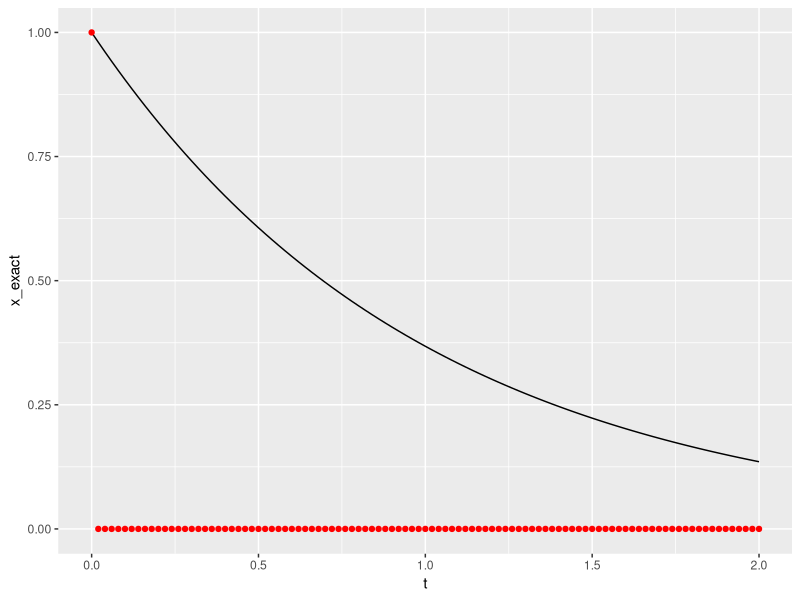

Reproduce this figure in R. (Note: this script raises an error after producing the figure.)
## ---- chunk 1
knitr::opts_chunk$set(echo = TRUE)
## ---- chunk 2
library(ggplot2)
f <- function(x, t) {
  return(-1*x)
}

x0 <- 1
t <- 2
N <- 100
dt <- t/N
t <- seq(0, t, dt)

x <- rep(0, N+1)
x[1] <- x0

for(n in c(2:N+1)) {
  x[n] <- x[n-1] + dt * f(x[n-1], t[n-1])
}

x_exact <- exp(-1 * t)
to_plot <- data.frame(t, x_exact,x)
ggplot(to_plot, aes(x=t ) )+ geom_line(aes(y=x_exact)) + geom_point(aes(y=x), color="red")

E <- max(abs(x-x_exact))




## ---- chunk 3
# SIR 
f <- function(x, t) {
  return(-1*x)
}

S0 <- 0.999
I0 <- 0.001
R0 <- 0
t <- 100
b <- 2
g <- 1

N <- 1000
dt <- t/N
t <- seq(0, t, dt)

S <- rep(0, N+1)
I <- rep(0, N+1)
R <- rep(0, N+1)
S[1] <- S0
I[1] <- I0
R[1] <- R0

for(n in c(2:N+1)) {
  S[n] <- S[n-1] + dt * (b/g * S[n-1] * I[n-1])
  I[n] <- I[n-1] + dt * (b*S[n-1]*I[n-1] - g*I[n-1])
  R[n] <- R[n-1] + dt * g * I[n-1]
}

x_exact <- exp(-1 * t)
to_plot <- data.frame(t, x_exact,x)
ggplot(to_plot, aes(x=t ) )+ geom_line(aes(y=x_exact)) + geom_point(aes(y=x), color="red")

E <- max(abs(x-x_exact))




